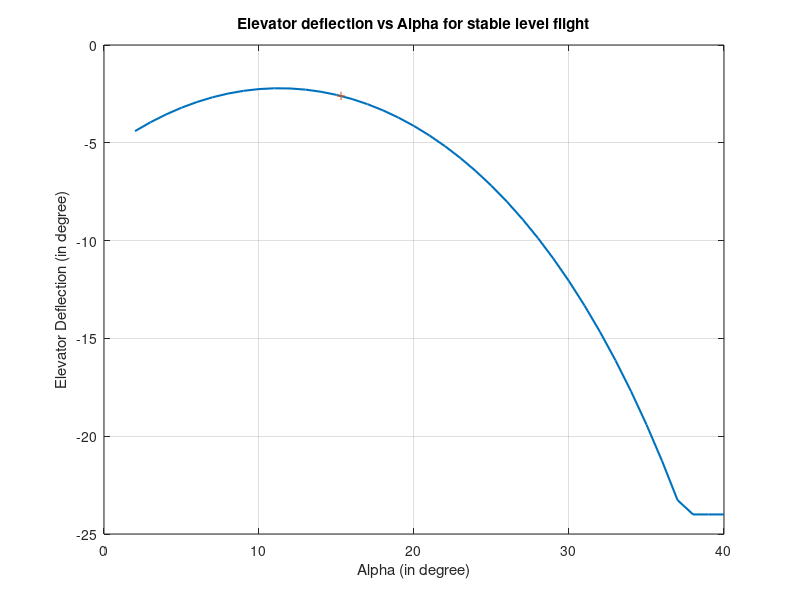
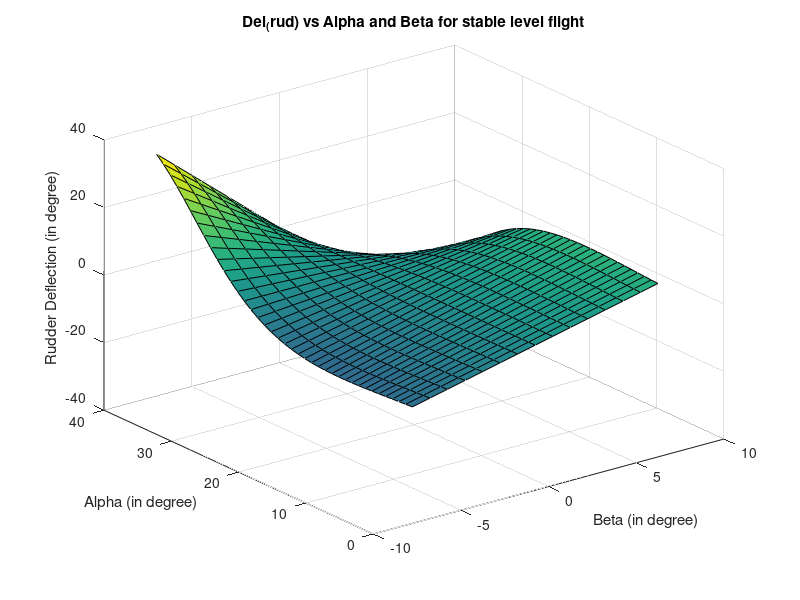
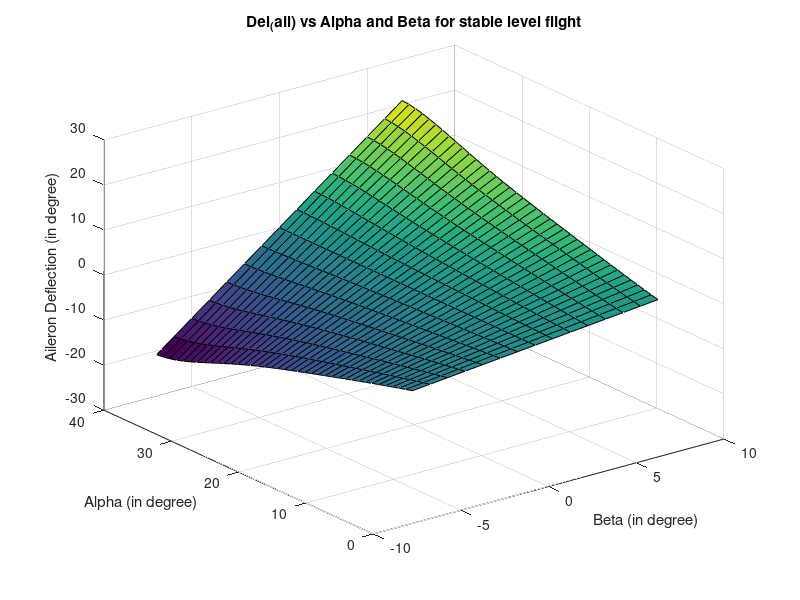
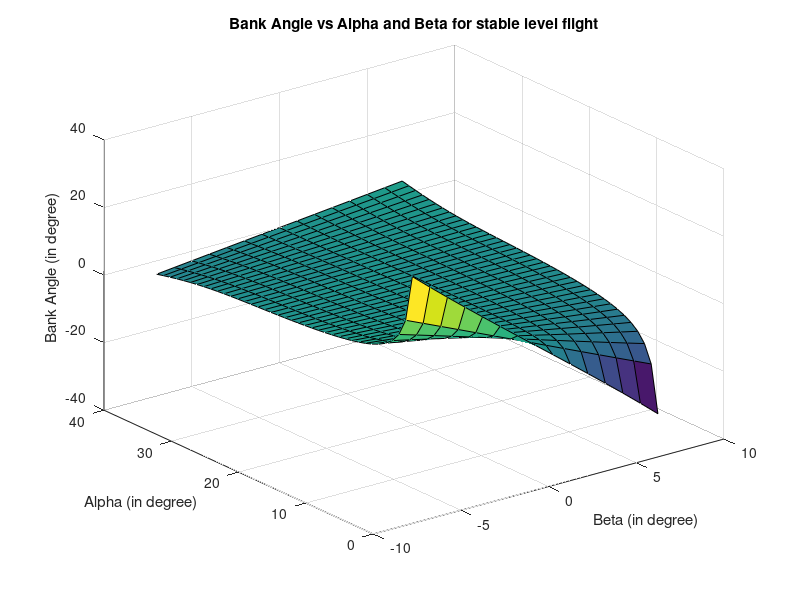

MATLAB code to generate these figures, in order:
% For calculating the alpha for a given elevator deflection for steady
% level flight. 
clc;
clear;
close all;

load('FA_18_Parameters.mat');

points = 40;
points_beta = 14;

alpha = 2:points;
del_stab = zeros(1,points-1);
beta = -7:1:7;
alpha = deg2rad(alpha);
beta = deg2rad(beta);

%% Zero moment calculation for alpa, beta, del_stab, del_ail, del_rud

% Del_Stab - Alpha 

for i = 1:points-1
    Cma     =  F18Aero.Cma_0 + F18Aero.Cma_1*alpha(i) + F18Aero.Cma_2*alpha(i)^2; 
    Cmds    =  F18Aero.Cmds_0 + F18Aero.Cmds_1*alpha(i) + F18Aero.Cmds_2*alpha(i)^2; 
    del_stab(i) = -Cma/Cmds;
end

% alpha - del_rud => del_ail - beta

del_rud = zeros(points-1,points_beta+1);
del_ail = zeros(points-1,points_beta+1);

for i = 1:points-1
    
    a = alpha(i);
    
    Cnb     = F18Aero.Cnb_0 + F18Aero.Cnb_1*a + F18Aero.Cnb_2*a^2;
    Cndr    = F18Aero.Cndr_0 + F18Aero.Cndr_1*a + F18Aero.Cndr_2*a^2 ...
             + F18Aero.Cndr_3*a^3 + F18Aero.Cndr_4*a^4;
    Cnda    = F18Aero.Cnda_0 + F18Aero.Cnda_1*a + F18Aero.Cnda_2*a^2 ...
             + F18Aero.Cnda_3*a^3 ;   
         
    Clb     =  F18Aero.Clb_0 + F18Aero.Clb_1*a + F18Aero.Clb_2*a^2 ...
             + F18Aero.Clb_3*a^3  + F18Aero.Clb_4*a^4;
    Cldr    =  F18Aero.Cldr_0 + F18Aero.Cldr_1*a + F18Aero.Cldr_2*a^2 ...
             + F18Aero.Cldr_3*a^3;
    Clda    =  F18Aero.Clda_0 + F18Aero.Clda_1*a + F18Aero.Clda_2*a^2 ...
             + F18Aero.Clda_3*a^3;
    
    for j = 1:points_beta+1        
        del_rud(i,j) = beta(j) * (Clda*Cnb - Cnda*Clb) / ...
                        (Cnda*Cldr - Clda*Cndr);
        del_ail(i,j) = - (Clb*beta(j) + Cldr*del_rud(i,j)) / Clda;            
    end
end

%% Lift, Drag, and Sideforce Coefficient Calculations

C_lift = zeros(points-1,points_beta+1);
C_drag = zeros(points-1,points_beta+1);
C_Y = zeros(points-1,points_beta+1);

for i = 1:points-1
    CLds = F18Aero.CLds_0 + F18Aero.CLds_1*alpha(i) + F18Aero.CLds_2*alpha(i)^2 ...
            + F18Aero.CLds_3*alpha(i)^3;
    CLa = (-0.0204 + 5.677*alpha(i) - 5.4246*alpha(i)^2 + 1.1645*alpha(i)^3);
    for j = 1:points_beta+1        
        C_lift(i,j) = CLa*cos(2*beta(j)/3) +  CLds*del_stab(i);
    end
end

for i = 1:points-1
    Cdds = F18Aero.Cdds_0 + F18Aero.Cdds_1*alpha(i)+ F18Aero.Cdds_2*alpha(i)^2 ...
               + F18Aero.Cdds_3*alpha(i)^3;  
    Cd0 = 1.5036;
    Cda = (-1.4994 - 0.1995*alpha(i) + 6.3971*alpha(i)^2 - 5.7341*alpha(i)^3 + ....
                   1.4610*alpha(i)^4);
    for j = 1:points_beta+1        
        C_drag(i,j) = Cda*cos(beta(j)) + Cd0 + Cdds*del_stab(i);
    end
end

for i = 1:points-1
    a = alpha(i);
    Cyb     = F18Aero.Cyb_0 + F18Aero.Cyb_1*a + F18Aero.Cyb_2*a^2 ; 
    Cyda    = F18Aero.Cyda_0 + F18Aero.Cyda_1*a + F18Aero.Cyda_2*a^2 ...
             + F18Aero.Cyda_3*a^3; 
    Cydr    = F18Aero.Cydr_0 + F18Aero.Cydr_1*a + F18Aero.Cydr_2*a^2 ...
             + F18Aero.Cydr_3*a^3;
    for j = 1:points_beta+1        
        C_Y(i,j) = Cyb*beta(j) + Cyda*del_ail(i,j) + Cydr*del_rud(i,j);
    end
end

%% Thrust, Velocity and phi Calculations

phi = zeros(points-1,points_beta+1);

for i = 1:points-1
    for j = 1:points_beta+1        
        phi(i,j) = asin(( C_Y(i,j) + C_drag(i,j)*tan(beta(j)) )/C_lift(i,j) );
    end
end

V = zeros(points-1,points_beta+1);

for i = 1:points-1
    for j = 1:points_beta+1
        K = C_lift(i,j)*cos(phi(i,j)) + C_drag(i,j)*tan(alpha(i))/cos(beta(j));
        V(i,j) = sqrt(2*m*g/rho/S/K);
    end    
end

T = zeros(points-1,points_beta+1);

for i = 1:points-1
    for j = 1:points_beta+1
        T(i,j) = 0.5*rho*(V(i,j))^2*S*C_drag(i,j)/cos(alpha(i))/cos(beta(j));
    end
end

%% Plotting
for i = 1:points-1
    if del_stab(i) < -deg2rad(24)
        del_stab(i) = -deg2rad(24);
    end
end

% Elevator Angle vs Alpha
figure(1);
plot(rad2deg(alpha),rad2deg(del_stab),'LineWidth',1.5);
grid on;
hold on;
plot(15.29,-2.606,'+');
xlabel('Alpha (in degree)');
ylabel('Elevator Deflection (in degree)');
title('Elevator deflection vs Alpha for stable level flight');
hold off;

% Alpha - Rudder - Beta
figure(2);

X = rad2deg(alpha);
Y = rad2deg(beta);

[X,Y] = meshgrid(Y,X);
surf(X,Y,rad2deg(del_rud));
xlabel('Beta (in degree)');
ylabel('Alpha (in degree)');
zlabel('Rudder Deflection (in degree)');
title('Del_(rud) vs Alpha and Beta for stable level flight');

figure(3);
surf(X,Y,rad2deg(del_ail));
xlabel('Beta (in degree)');
ylabel('Alpha (in degree)');
zlabel('Aileron Deflection (in degree)');
title('Del_(ail) vs Alpha and Beta for stable level flight');

figure(4);
surf(X,Y,rad2deg(phi));
xlabel('Beta (in degree)');
ylabel('Alpha (in degree)');
zlabel('Bank Angle (in degree)');
title('Bank Angle vs Alpha and Beta for stable level flight');

figure(5);
surf(X,Y,V);
xlabel('Beta (in degree)');
ylabel('Alpha (in degree)');
zlabel('Velocity (in ft/s)');
title('Velocity vs Alpha and Beta for stable level flight');

figure(6);
surf(X,Y,T);
xlabel('Beta (in degree)');
ylabel('Alpha (in degree)');
zlabel('Thrust (in lbs)');
title('Thurst vs Alpha and Beta for stable level flight');